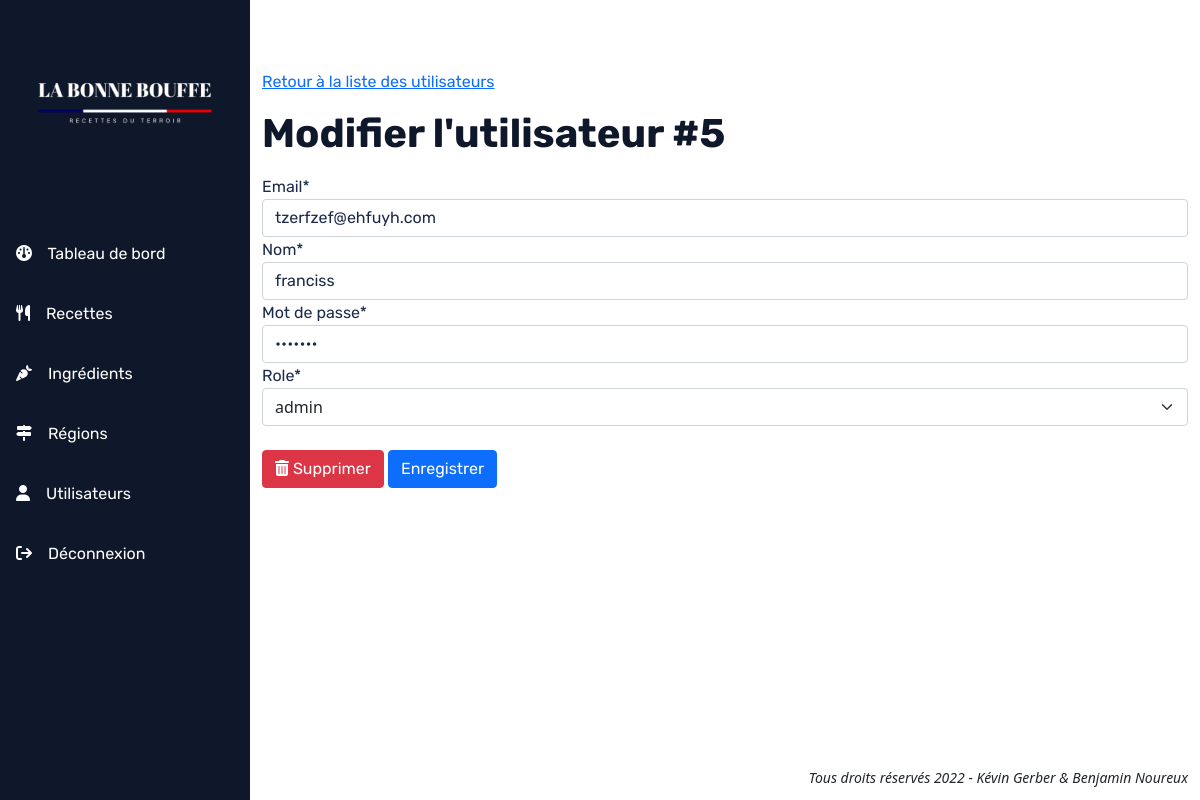
The page /index.php?p=utilisateur&action=edit&id=5 (signed in) on the database as committed earlier.
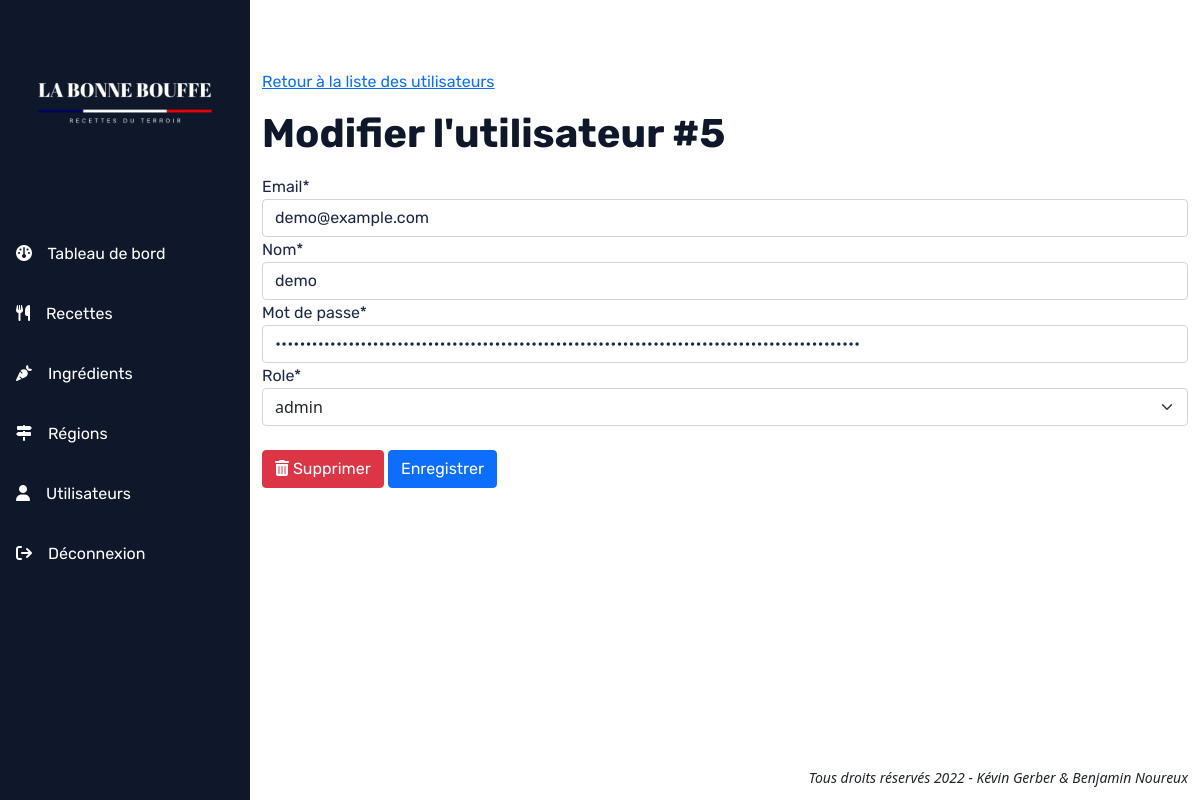
The same page on the database as committed later.
### tables this page shows
CREATE TABLE `Utilisateur` (
  `id` int NOT NULL,
  `email` varchar(255) NOT NULL,
  `mdp` varchar(255) NOT NULL,
  `nom` varchar(255) NOT NULL,
  `role` enum('admin') NOT NULL
);

### src/controller/UtilisateurController.php (called while the page is built, shortened)
<?php
class UtilisateurController
{
    private static string $tableName = 'Utilisateur';
    public static function edit(string $id): void
    {
        $manager = new UtilisateurManager();
        $utilisateur = $manager->getOne($id, UtilisateurController::$tableName);
        require_once './src/view/utilisateurs/edit-utilisateur.php';
    }
}

### src/model/manager/EntityManager.php (called while the page is built, shortened)
<?php
require_once './src/model/entity/Utilisateur.php';
class EntityManager
{
    public function getOne(int $id, string $entityName)
    {
        $bdd = DbManager::DBConnect();
        $sql = 'SELECT * FROM ' . htmlentities($entityName) . ' WHERE id = ' . htmlentities($id);
        $requete = $bdd->query($sql);
        $requete->setFetchMode(PDO::FETCH_CLASS, $entityName);
        $entity = $requete->fetch();
        return $entity;
    }
}

### src/model/entity/Utilisateur.php (called while the page is built, shortened)
<?php
class Utilisateur extends Entity
{
    protected int $id;
    protected string $email;
    protected string $mdp;
    protected string $nom;
    protected string $role;
    public function getId(): int
    {
        return $this->id;
    }
    public function getEmail(): string
    {
        return $this->email;
    }
    public function getMdp(): string
    {
        return $this->mdp;
    }
    public function getNom(): string
    {
        return $this->nom;
    }
    public function getRole(): string
    {
        return $this->role;
    }
}

### src/view/utilisateurs/edit-utilisateur.php (the view, shortened to what this page needs)
<main>
    <div class="container">
        <div class="row">
            <div class="col">
                <p><a href="./index.php?p=utilisateur">Retour à la liste des utilisateurs</a> </p>
                <h1>Modifier l'utilisateur #<?= $utilisateur->getId(); ?></h1>
            </div>
        </div>
    </div>
    <div class="container">
        <div class="row">
            <div class="col">
                <form action="./index.php?p=utilisateur&action=edit&id=<?= $utilisateur->getId(); ?>" method="post">
                    <div class="form-group mt-2">
                        <label for="email">Email*</label>
                        <input required type="text" name="email" class="form-control" value="<?= $utilisateur->getEmail();?>">
                        <label for="nom">Nom*</label>
                        <input required type="text" name="nom" class="form-control" value="<?= $utilisateur->getNom();?>">
                        <label for="mdp">Mot de passe*</label>
                        <input required type="password" name="mdp" class="form-control" value="<?= $utilisateur->getMdp();?>">
                        <label for="role">Role*</label>
                        <select id="uniteMesure" name="role" class="form-select">
                            <option><?= $utilisateur->getRole(); ?></option>
                        </select>
                    </div>
                    <div class="form-group mt-4">
                        <a class="btn btn-danger" href='./index.php?p=utilisateur&action=delete&id=<?= $utilisateur->getId(); ?>'><i class="fa-solid fa-trash-can"></i> Supprimer</a>
                        <input class="btn btn-primary" type="submit" value="Enregistrer">
                    </div>
                </form>
            </div>
        </div>
    </div>
</main>

Rows that differ between the two databases and show on the page:
changed utilisateur "admin": email "tzerfzef@ehfuyh.com" → "demo@example.com"; nom "franciss" → "demo"
